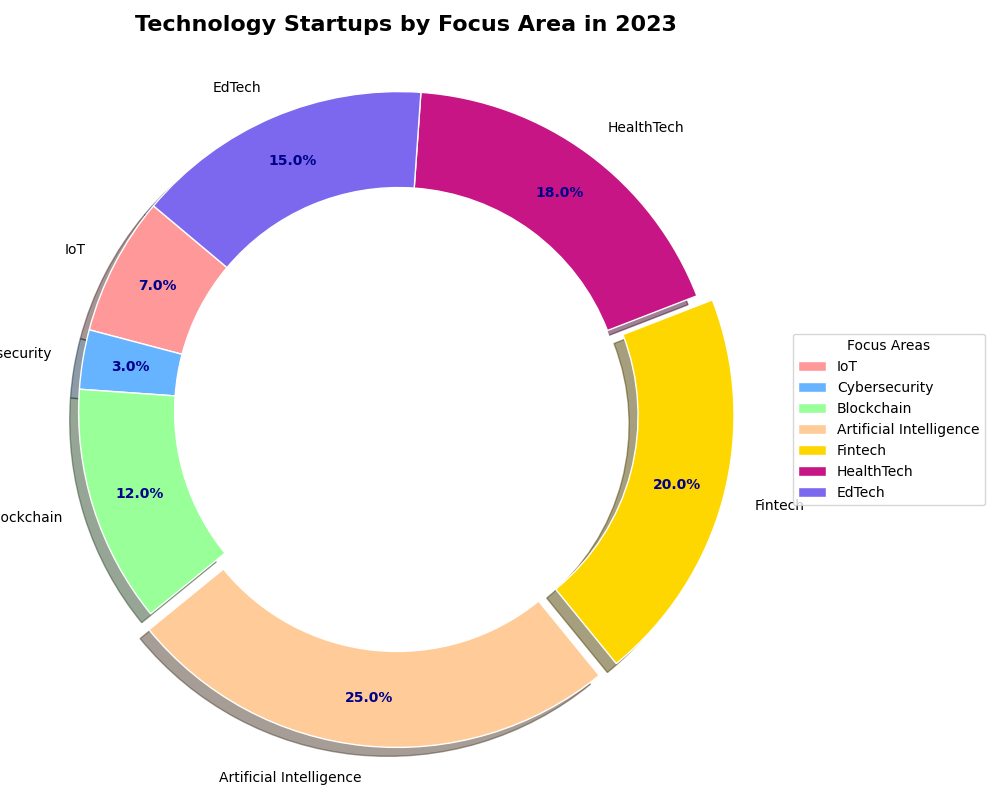

Write Python code to recreate this figure.
import matplotlib.pyplot as plt
import numpy as np

focus_areas = ['IoT', 'Cybersecurity', 'Blockchain', 'Artificial Intelligence', 'Fintech', 'HealthTech', 'EdTech']
percentages = [7, 3, 12, 25, 20, 18, 15]  # Rearranged percentage distribution

colors = ['#FF9999', '#66B3FF', '#99FF99', '#FFCC99', '#FFD700', '#C71585', '#7B68EE']

fig, ax = plt.subplots(figsize=(10, 8))
explode = (0, 0, 0, 0.05, 0.05, 0, 0)
wedges, texts, autotexts = ax.pie(percentages, labels=focus_areas, autopct='%1.1f%%',
                                  startangle=140, colors=colors, pctdistance=0.85,
                                  wedgeprops=dict(width=0.3, edgecolor='w'), explode=explode, shadow=True)

centre_circle = plt.Circle((0, 0), 0.70, fc='white')
fig.gca().add_artist(centre_circle)
plt.axis('equal')  
ax.set_title("Technology Startups by Focus Area in 2023", fontsize=16, fontweight='bold', pad=20)
ax.legend(wedges, focus_areas, title="Focus Areas", loc="center left", bbox_to_anchor=(1, 0, 0.5, 1))

for autotext in autotexts:
    autotext.set_color('darkblue')
    autotext.set_fontsize(10)
    autotext.set_fontweight('bold')

plt.tight_layout()
plt.show()
